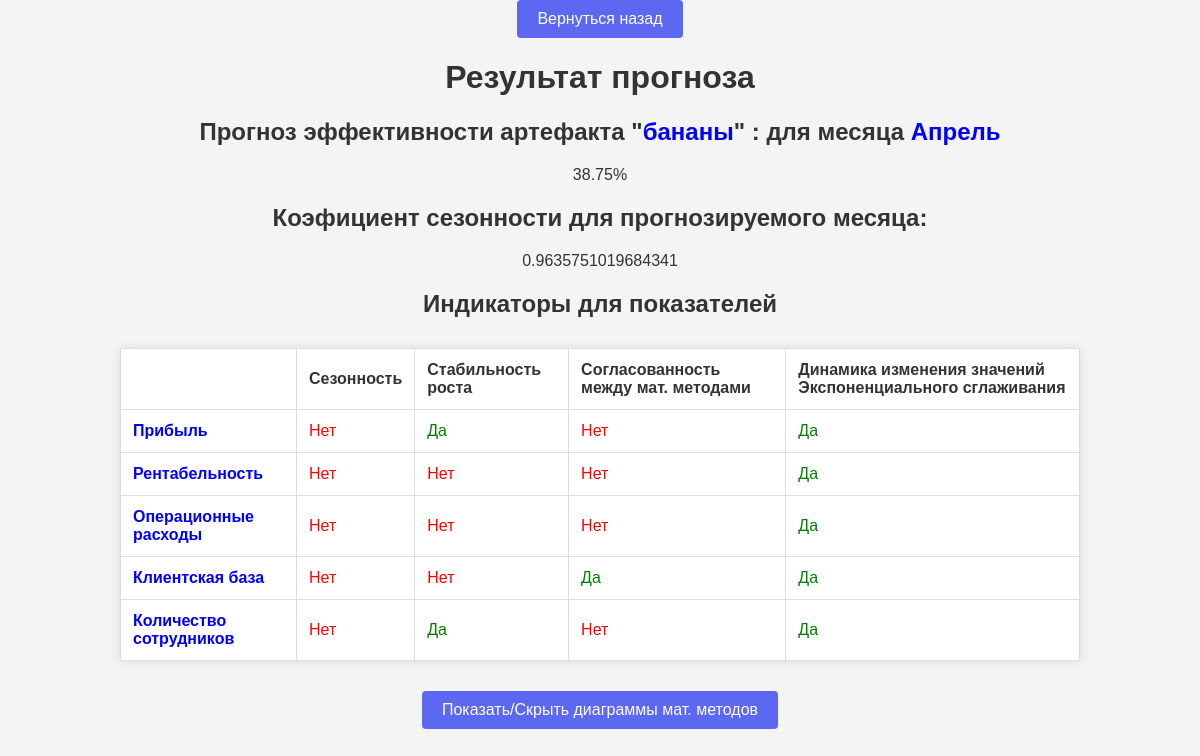
/forecast/result/128/, run on the app's committed database.
### forecast/models.py (models this page shows, shortened)
class ForecastData(models.Model):
    net_profit = models.TextField(verbose_name='Чистая прибыль', default='0')
    profitability = models.TextField(verbose_name='Рентабельность', default='0')
    operating_expenses = models.TextField(verbose_name='Операционные расходы', default='0')
    customer_base = models.TextField(verbose_name='Клиентская база', default='0')
    employee_count = models.TextField(verbose_name='Количество сотрудников', default='0')
    period_month = models.IntegerField(verbose_name='Период месяца')
    seasonal_level = models.FloatField(verbose_name='Сезонные колебания', default=0.5)
    artefact = models.TextField(verbose_name='Главный бизнес-артефакт', default='')
    month = models.TextField(verbose_name='Месяц прогноза', default='')
    def parse_float_list(self, data_str):
        numbers = []
        try:
            if data_str:
                numbers = [float(num) for num in data_str.split(',')]
        except ValueError:
            pass  # Можно добавить логирование ошибки
        return numbers
    def get_net_profit(self):
        return self.parse_float_list(self.net_profit)
    def get_profitability(self):
        return self.parse_float_list(self.profitability)
    def get_operating_expenses(self):
        return self.parse_float_list(self.operating_expenses)
    def get_customer_base(self):
        return self.parse_float_list(self.customer_base)
    def get_employee_count(self):
        return self.parse_float_list(self.employee_count)

class ForecastResult(models.Model):
    forecast_data = models.OneToOneField(ForecastData, on_delete=models.CASCADE, related_name='result')
    success_probability = models.DecimalField(max_digits=5, decimal_places=2, verbose_name='Вероятность успеха')
    result_comment = models.TextField(verbose_name='Комментарий к результату')
    seasonal_koef = models.FloatField(verbose_name='Расичтанный коэфицицент сезонности', default=0.0)

### forecast/views.py (the view)
# urls.py: path('result/<int:result_id>/', result_view, name='result_view'),
def result_view(request, result_id):
    result = ForecastResult.objects.get(id=result_id)
    forecast_data = result.forecast_data
    cc_net_profit = count_all_moving_averages(forecast_data.get_net_profit())
    ec_net_profit = count_all_exponential_smoothing(forecast_data.get_net_profit(), forecast_data.seasonal_level)
    cc_profitability = count_all_moving_averages(forecast_data.get_profitability())
    ec_profitability = count_all_exponential_smoothing(forecast_data.get_profitability(), forecast_data.seasonal_level)
    cc_operating_expenses = count_all_moving_averages(forecast_data.get_operating_expenses())
    ec_operating_expenses = count_all_exponential_smoothing(forecast_data.get_operating_expenses(),
                                                            forecast_data.seasonal_level)
    cc_customer_base = count_all_moving_averages(forecast_data.get_customer_base())
    ec_customer_base = count_all_exponential_smoothing(forecast_data.get_customer_base(), forecast_data.seasonal_level)
    cc_employee_count = count_all_moving_averages(forecast_data.get_employee_count())
    ec_employee_count = count_all_exponential_smoothing(forecast_data.get_employee_count(),
                                                        forecast_data.seasonal_level)
    seasonality_indicators = forecast_data.seasonality_indicators.all()
    growth_stability_indicators = forecast_data.growth_stability_indicators.all()
    coherence_indicators = forecast_data.coherence_indicators.all()
    dynamics_indicators = forecast_data.dynamics_indicators.all()
    net_profit_indicators = []
    net_profit_indicators.append(seasonality_indicators[0].indicator_value)
    net_profit_indicators.append(growth_stability_indicators[0].indicator_value)
    net_profit_indicators.append(coherence_indicators[0].indicator_value)
    net_profit_indicators.append(dynamics_indicators[0].indicator_value)
    profitability_indicators = []
    profitability_indicators.append(seasonality_indicators[0].indicator_value)
    profitability_indicators.append(growth_stability_indicators[1].indicator_value)
    profitability_indicators.append(coherence_indicators[1].indicator_value)
    profitability_indicators.append(dynamics_indicators[1].indicator_value)
    operating_expenses_indicators = []
    operating_expenses_indicators.append(seasonality_indicators[0].indicator_value)
    operating_expenses_indicators.append(growth_stability_indicators[2].indicator_value)
    operating_expenses_indicators.append(coherence_indicators[2].indicator_value)
    operating_expenses_indicators.append(dynamics_indicators[2].indicator_value)
    customer_base_indicators = []
    customer_base_indicators.append(seasonality_indicators[0].indicator_value)
    customer_base_indicators.append(growth_stability_indicators[3].indicator_value)
    customer_base_indicators.append(coherence_indicators[3].indicator_value)
    customer_base_indicators.append(dynamics_indicators[3].indicator_value)
    employee_count_indicators = []
    employee_count_indicators.append(seasonality_indicators[0].indicator_value)
    employee_count_indicators.append(growth_stability_indicators[4].indicator_value)
    employee_count_indicators.append(coherence_indicators[4].indicator_value)
    employee_count_indicators.append(dynamics_indicators[4].indicator_value)
    return render(request, 'forecast/result.html', {
        'result': result,
        'forecast_data': forecast_data,
        'cc_net_profit': cc_net_profit,
        'ec_net_profit': ec_net_profit,
        'cc_profitability': cc_profitability,
        'ec_profitability': ec_profitability,
        'cc_operating_expenses': cc_operating_expenses,
        'ec_operating_expenses': ec_operating_expenses,
        'cc_customer_base': cc_customer_base,
        'ec_customer_base': ec_customer_base,
        'cc_employee_count': cc_employee_count,
        'ec_employee_count': ec_employee_count,
        'net_profit_indicators': net_profit_indicators,
        'profitability_indicators': profitability_indicators,
        'operating_expenses_indicators': operating_expenses_indicators,
        'customer_base_indicators': customer_base_indicators,
        'employee_count_indicators': employee_count_indicators,
    })

### forecast/views.py (called while the page is built)
def count_all_moving_averages(arr):
    start = 0
    count = 0
    all_averages = []
    while (count < len(arr)-2):
        count += 1
        end = start+2
        average = sum(arr[start:end+1])/3
        all_averages.append(average)
        start += 1
    return all_averages

def count_all_exponential_smoothing(arr, alpha):
    all_smoothing = []
    all_smoothing.append(arr[0]) #Первое значение - первое наблюдение
    i = 1
    while i < len(arr):
        current_smoothing = alpha*arr[i] + ((1-alpha)*all_smoothing[-1])
        all_smoothing.append(current_smoothing)
        i += 1
    return all_smoothing

### forecast/templates/forecast/result.html (shortened to what this page needs)
{% load static %}
<!DOCTYPE html>
<html>
<head>
    <link rel="stylesheet" href="{% static 'css/all_style.css' %}">
</head>
<body>
<button onclick="window.history.back();">Вернуться назад</button>
<h1>Результат прогноза</h1>
<h2>Прогноз эффективности артефакта "<span style="color:blue;">{{forecast_data.artefact}}</span>" : для месяца <span style="color:blue;">{{forecast_data.month}}</span></h2>
<p>{{ result.success_probability }}%</p>
<h2>Коэфициент сезонности для прогнозируемого месяца: </h2>
<p>{{ result.seasonal_koef }}</p>
<h2>Индикаторы для показателей</h2>
<table>
    <tr>
        <th></th>
        <th>Сезонность</th>
        <th>Стабильность роста</th>
        <th>Согласованность между мат. методами</th>
        <th>Динамика изменения значений Экспоненциального сглаживания</th>
    </tr>
    <tr>
        <td><b>Прибыль</b></td>
        <td class="{% if net_profit_indicators.0 == 1 %}yes{% else %}no{% endif %}">{% if net_profit_indicators.0 == 1 %}Да{% else %}Нет{% endif %}</td>
        <td class="{% if net_profit_indicators.1 == 1 %}yes{% else %}no{% endif %}">{% if net_profit_indicators.1 == 1 %}Да{% else %}Нет{% endif %}</td>
        <td class="{% if net_profit_indicators.2 == 1 %}yes{% else %}no{% endif %}">{% if net_profit_indicators.2 == 1 %}Да{% else %}Нет{% endif %}</td>
        <td class="{% if net_profit_indicators.3 == 1 %}yes{% else %}no{% endif %}">{% if net_profit_indicators.3 == 1 %}Да{% else %}Нет{% endif %}</td>
    </tr>
    <tr>
        <td><b>Рентабельность</b></td>
        <td class="{% if profitability_indicators.0 == 1 %}yes{% else %}no{% endif %}">{% if profitability_indicators.0 == 1 %}Да{% else %}Нет{% endif %}</td>
        <td class="{% if profitability_indicators.1 == 1 %}yes{% else %}no{% endif %}">{% if profitability_indicators.1 == 1 %}Да{% else %}Нет{% endif %}</td>
        <td class="{% if profitability_indicators.2 == 1 %}yes{% else %}no{% endif %}">{% if profitability_indicators.2 == 1 %}Да{% else %}Нет{% endif %}</td>
        <td class="{% if profitability_indicators.3 == 1 %}yes{% else %}no{% endif %}">{% if profitability_indicators.3 == 1 %}Да{% else %}Нет{% endif %}</td>
    </tr>
    <tr>
        <td><b>Операционные расходы</b></td>
        <td class="{% if operating_expenses_indicators.0 == 1 %}yes{% else %}no{% endif %}">{% if operating_expenses_indicators.0 == 1 %}Да{% else %}Нет{% endif %}</td>
        <td class="{% if operating_expenses_indicators.1 == 1 %}yes{% else %}no{% endif %}">{% if operating_expenses_indicators.1 == 1 %}Да{% else %}Нет{% endif %}</td>
        <td class="{% if operating_expenses_indicators.2 == 1 %}yes{% else %}no{% endif %}">{% if operating_expenses_indicators.2 == 1 %}Да{% else %}Нет{% endif %}</td>
        <td class="{% if operating_expenses_indicators.3 == 1 %}yes{% else %}no{% endif %}">{% if operating_expenses_indicators.3 == 1 %}Да{% else %}Нет{% endif %}</td>
    </tr>
    <tr>
        <td><b>Клиентская база</b></td>
        <td class="{% if customer_base_indicators.0 == 1 %}yes{% else %}no{% endif %}">{% if customer_base_indicators.0 == 1 %}Да{% else %}Нет{% endif %}</td>
        <td class="{% if customer_base_indicators.1 == 1 %}yes{% else %}no{% endif %}">{% if customer_base_indicators.1 == 1 %}Да{% else %}Нет{% endif %}</td>
        <td class="{% if customer_base_indicators.2 == 1 %}yes{% else %}no{% endif %}">{% if customer_base_indicators.2 == 1 %}Да{% else %}Нет{% endif %}</td>
        <td class="{% if customer_base_indicators.3 == 1 %}yes{% else %}no{% endif %}">{% if customer_base_indicators.3 == 1 %}Да{% else %}Нет{% endif %}</td>
    </tr>
    <tr>
        <td><b>Количество сотрудников</b></td>
        <td class="{% if employee_count_indicators.0 == 1 %}yes{% else %}no{% endif %}">{% if employee_count_indicators.0 == 1 %}Да{% else %}Нет{% endif %}</td>
        <td class="{% if employee_count_indicators.1 == 1 %}yes{% else %}no{% endif %}">{% if employee_count_indicators.1 == 1 %}Да{% else %}Нет{% endif %}</td>
        <td class="{% if employee_count_indicators.2 == 1 %}yes{% else %}no{% endif %}">{% if employee_count_indicators.2 == 1 %}Да{% else %}Нет{% endif %}</td>
        <td class="{% if employee_count_indicators.3 == 1 %}yes{% else %}no{% endif %}">{% if employee_count_indicators.3 == 1 %}Да{% else %}Нет{% endif %}</td>
    </tr>
    </table>
<button id="showChartsButton">Показать/Скрыть диаграммы мат. методов</button>
</body>
</html>

### forecast/static/css/all_style.css (style rules this page uses)
body { font-family: Arial, sans-serif; background-color: #f4f4f9; margin: 0; padding: 0; color: #333; text-align: center; }
body { font-family: Arial, sans-serif; margin: 0; padding: 0; background-color: #f4f4f4; color: #333; }
h1, h2 { color: #333; }
button { background-color: #5c67f2; color: white; border: none; padding: 10px 20px; border-radius: 4px; cursor: pointer; font-size: 16px; }

### forecast/templates/forecast/result.html (style rules this page uses)
table { border-collapse: collapse; width: 80%; margin: auto; margin-top: 20px; }
th, td { border: 1px solid #ddd; padding: 8px; text-align: left; }
td { color: blue; }
.yes { color: green; }
.no { color: red; }
body { font-family: Arial, sans-serif; margin: 0; padding: 0; background-color: #f4f4f4; color: #333; }
h1, h2 { text-align: center; color: #333; }
p { text-align: center; margin: 20px 0; }
table { border-collapse: collapse; width: 80%; margin: 30px auto; background-color: white; box-shadow: 0 0 10px rgba(0,0,0,0.1); }
th, td { border: 1px solid #ddd; padding: 12px; text-align: left; }

### data on the page
ForecastData: artefact "бананы", month "Апрель"
ForecastResult: success_probability "38.75", seasonal_koef "0.9635751019684341"
